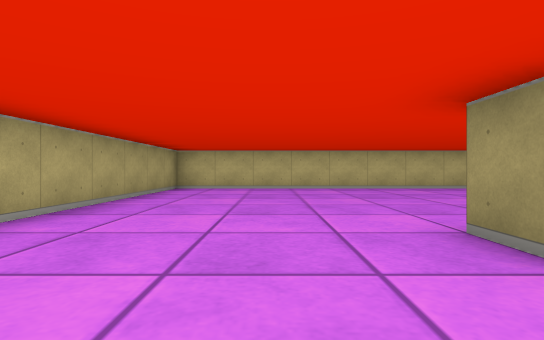
View 1 (above)

18 first-person views from a walk through a cub3D maze. The camera is about half as high as the walls, looks level and sees 80° across. The floor is counted in squares. Each view is taken from the middle of a square. On the plan, view 1 faces up. The plan holds only what a view shows up to about 9 squares ahead; the rest is blank.

View 2
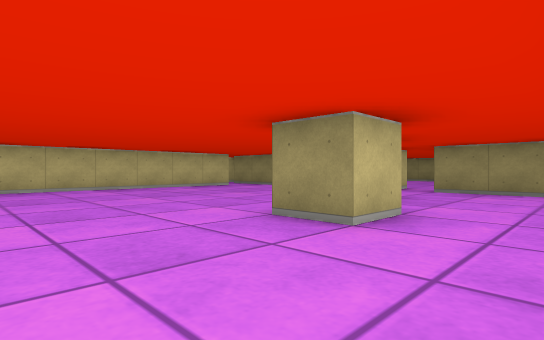

View 3
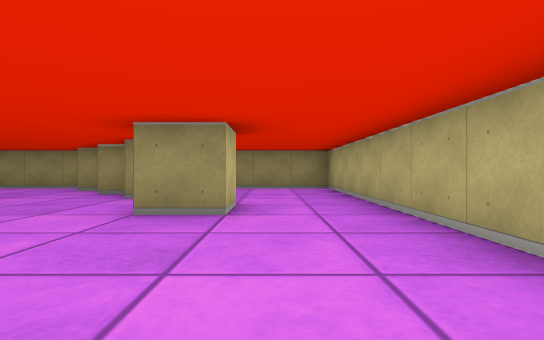

View 4
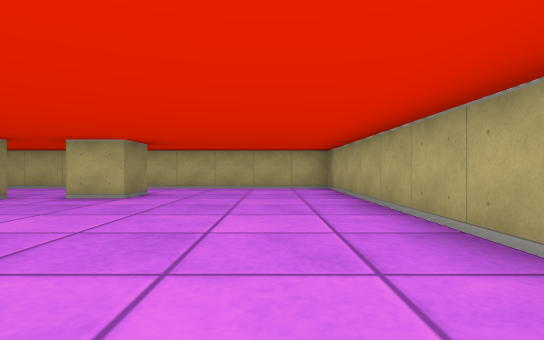

View 5
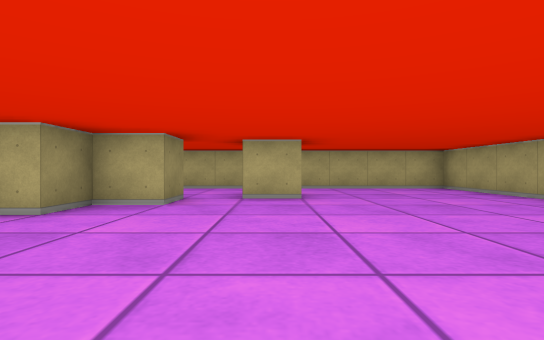

View 6
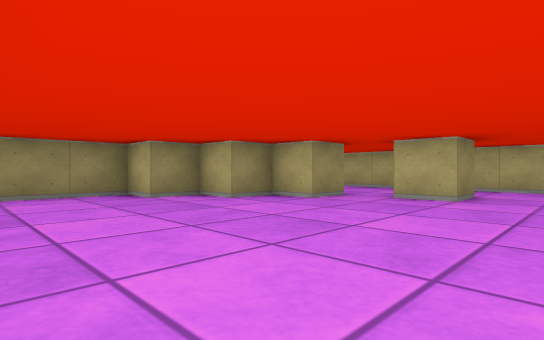

View 7
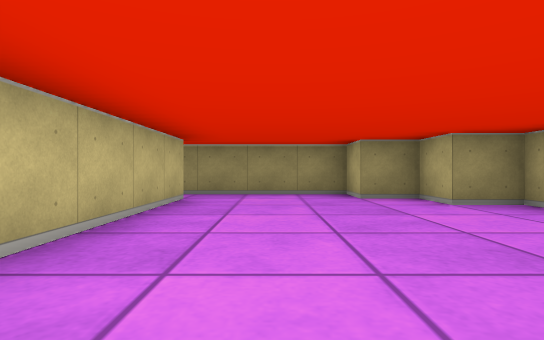

View 8
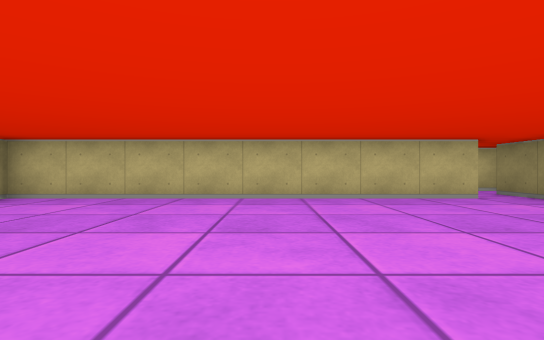

View 9
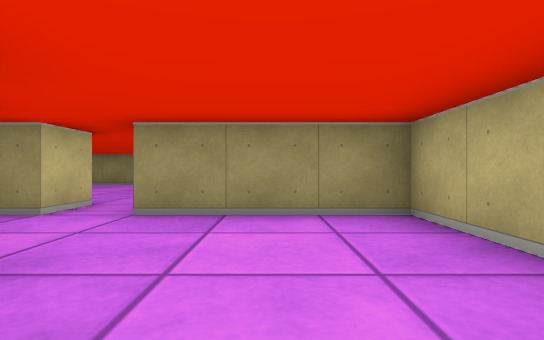

View 10
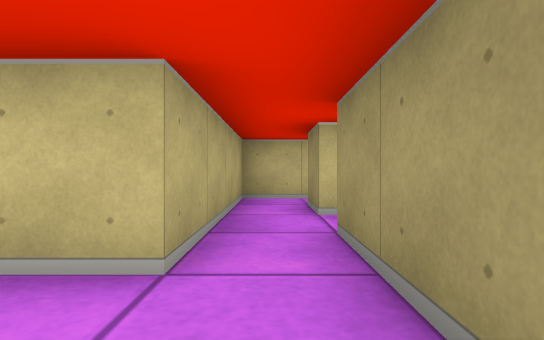

View 11
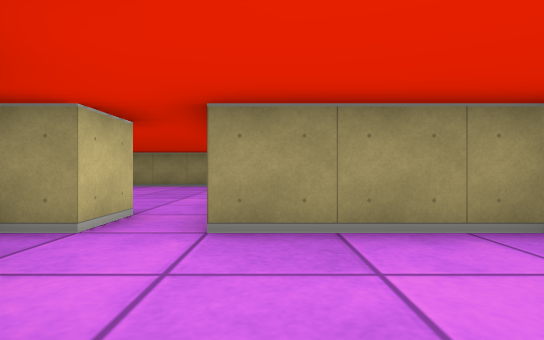

View 12
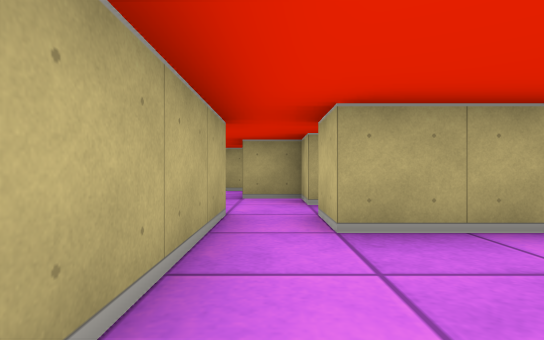

View 13
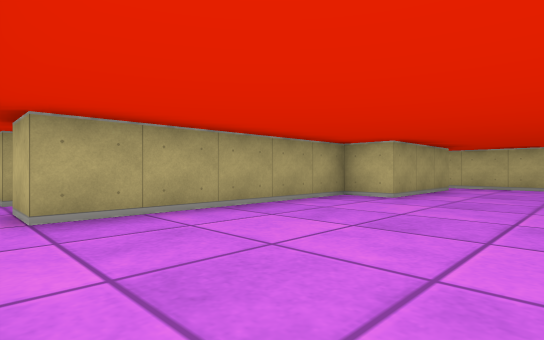

View 14
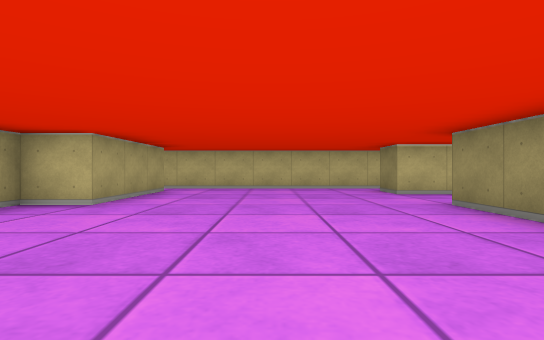

View 15
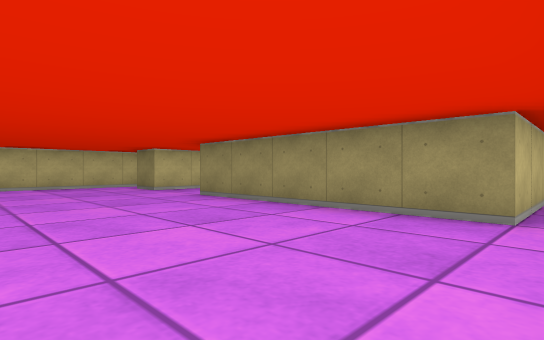

View 16
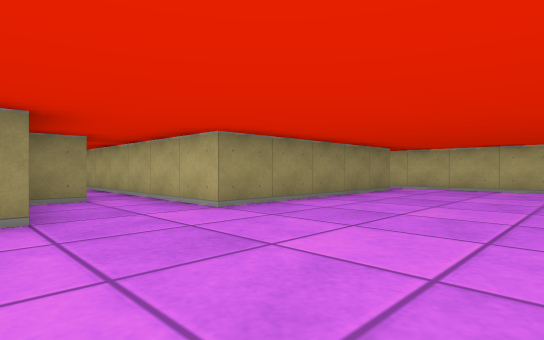

View 17
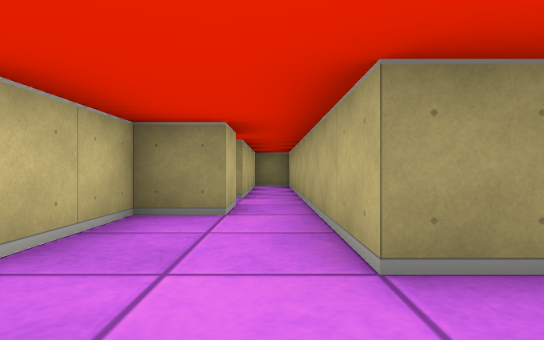

View 18
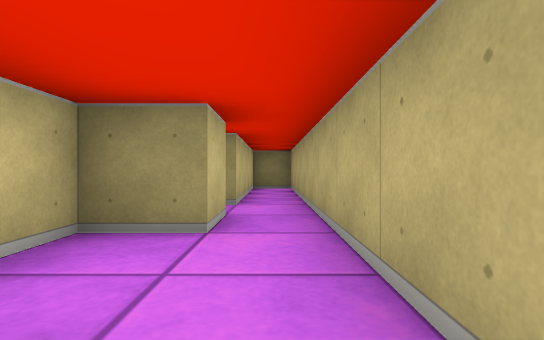

### Floor plan
Points are (right, up) in squares from view 1. A wall is a line through its corners. A room is listed if a view was taken in it or the views show most of it. See-through windows are left out.
Room 1 (views 1, 2, 3, 4, 5, 6, 7, 8, 9, 10, 11)
walls: (3.5, 2.5) (3.5, 3.5) (4.5, 3.5) (4.5, 2.5); (2.5, 1.5) (1.5, 1.5) (1.5, 2.5) (2.5, 2.5) (2.5, 1.9); (5.5, 3.5) (4.5, 3.5) (4.5, 4.5) (5.5, 4.5) (5.5, 5.5) (6.5, 5.5) (6.5, 8.5); (5.5, 8.5) (-2.5, 8.5) (-2.5, -0.5) (6.5, -0.5) (6.5, 2.5)
ways out: opening at (7, 3) to room 2; opening at (6, 9) to room 3
Room 2 (views 12, 13, 14, 15, 16, 17, 18)
walls: (14.4, 3.5) (13.5, 3.5) (13.5, 8.5) (16.5, 8.5); (8.5, 11.5) (8.5, 8.5) (7.5, 8.5) (7.5, 3.5) (6.5, 3.5); (16.5, 9.5) (15.5, 9.5) (15.5, 10.5) (13.5, 10.5) (13.5, 11.5); (13.9, 12.5) (8.1, 12.5); (6.5, 2.5) (14, 2.5)
ways out: opening at (7, 3) to room 1; opening at (7.5, 12) to room 3; opening at (17, 9) to room 4; opening at (14, 3)
Room 3 (no view inside)
walls: (7.2, 10.5) (6.5, 10.5) (6.5, 11.5); (6.6, 12.5) (5.5, 12.5) (5.5, 8.5); (6.5, 8.5) (6.5, 9.5)
ways out: opening at (6, 9) to room 1; opening at (7.5, 12) to room 2
Room 4 (no view inside)
walls: (16.5, 8.5) (21.5, 8.5) (21.5, 9.5) (17.5, 9.5)
ways out: opening at (17, 9) to room 2

Positions as (right, up) in squares from view 1, and headings:
1: (0, 0), facing up
2: (-1, 0), facing up-right
3: (-2, 1), facing right
4: (-1, 8), facing down
5: (2, 8), facing down
6: (0, 8), facing down-right
7: (0, 7), facing right
8: (2, 3), facing up
9: (3, 1), facing right
10: (6, 7), facing up
11: (4, 2), facing right
12: (10, 3), facing left
13: (11, 3), facing up-left
14: (11, 4), facing up
15: (10, 3), facing up-right
16: (10, 11), facing down-right
17: (12, 9), facing right
18: (13, 9), facing right
